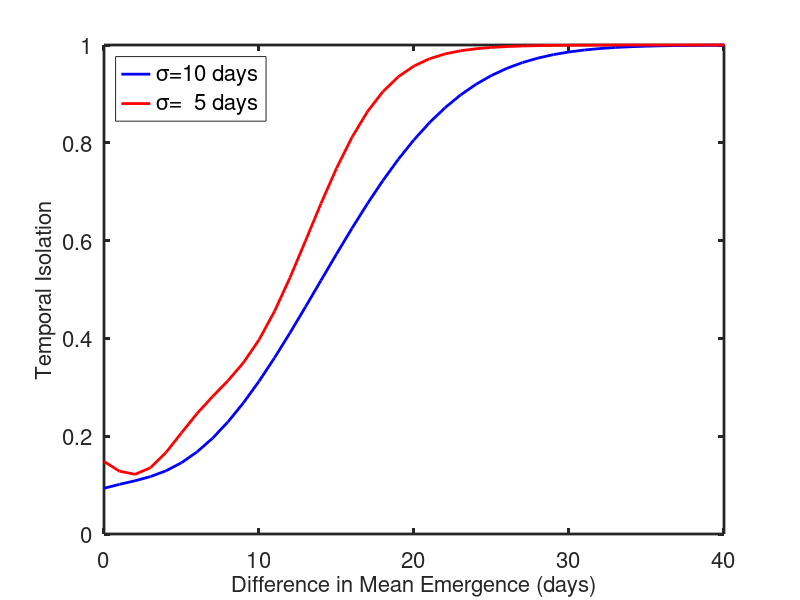
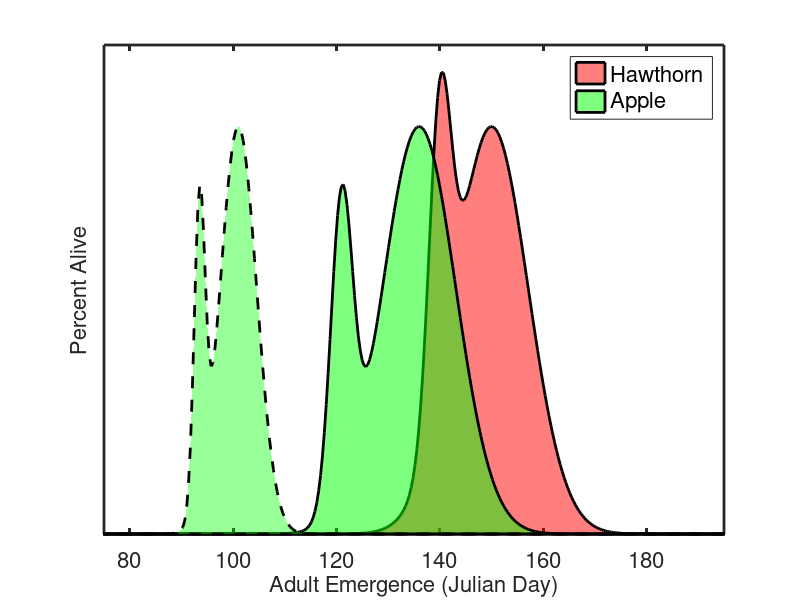

These charts were generated, in order, by the following MATLAB code:
%% MakeBarberExample.m
% This is a code to make a simple example analysis for the Barber proposal
% Create two bimodal distributions of emergence+lifespan
% Calculate TI based on difference in mean of dists. for two cases - 
% one where second dist is narrow (P3) and one where it's wide (P2)


%%
set(0,'defaultaxesfontsize',16) % Make figure font large

% Vector of days
d = linspace(0,365,1000);

ed1 = 150; % mean emergence for P1
std1a = 10; % std deviation for P1 peak a
std1b = 3; % std deviation for P1 peak b

% Calculate distribution for P1 with 2 gaussians
p1 = 1e7*(exp(-(ed1-d).^2/std1a^2)+.75*exp(-(ed1-std1a-d).^2/std1b^2));

% Choices of mean emergence data for P2,P3
ed2 = 150:-1:100;

% Loop over different mean emergences
for ii = 1:length(ed2);
    % Calculate distributions P2,P3
    p2 = 1e6*(exp(-(ed2(ii)-d).^2/std1a^2)+.75*exp(-(ed2(ii)-1.5*std1a-d).^2/std1b^2));
    p3 = 1e6*(exp(-(ed2(ii)-d).^2/(.5*std1a)^2)+.75*exp(-(ed2(ii)-1.5*(.5*std1a)-d).^2/(.5*std1b)^2));
    
    TI2(ii) = 1 - sum(p1.*p2)/sqrt(sum(p1.^2)*sum(p2.^2)); % Temporal isolation for P1 & P2
    TI3(ii) = 1 - sum(p1.*p3)/sqrt(sum(p1.^2)*sum(p3.^2)); % Temporal isolation for P1 & P3
end

%% Make figure showing how TI varies for difference in emergence

figure; % Open new figure
set(gcf,'position', [360   515   514   183]) % Set size of figure

plot(abs(ed2-ed1),TI2,'b','linewidth',2) % Plot difference in emergence vs TI for P1 & P2
hold on
plot(abs(ed2-ed1),TI3,'r','linewidth',2) % Plot difference in emergence vs TI for P1 & P2

% Make graph look nice
set(gca,'xlim',[0 40]) % Set limit of x-axis
box on
set(gca,'LineWidth',2)

% Axis labels and legend
xlabel('Difference in Mean Emergence (days)','fontsize',16)
ylabel('Temporal Isolation','fontsize',16)
legend({'\sigma=10 days','\sigma=  5 days'},'fontsize',16,'Location','northwest')
 

%% Make figure showing example emergence distributions

% Choose some aesthetically nice distributions from the above options
p1 = exp(-(ed1-d).^2/std1a^2)+.75*exp(-(ed1-std1a-d).^2/std1b^2);
p2a = exp(-(ed2(15)-d).^2/std1a^2)+.75*exp(-(ed2(15)-1.5*std1a-d).^2/std1b^2);
p2b = exp(-(ed2(50)-d).^2/(.5*std1a)^2)+.75*exp(-(ed2(50)-1.5*(.5*std1a)-d).^2/(.5*std1b)^2);

% New figure
H = figure;
set(H,'position', [360   515   514   183])

h1=area(d,p1,'LineWidth',2,'FaceColor','r','FaceAlpha',0.5); % Transparent area plot for P1
hold on;
h2 = area(d,p2a,'LineWidth',2,'FaceColor','g','FaceAlpha',0.5); % Transparent area plot for P2
area(d,p2b,'LineWidth',2,'LineStyle','--','FaceColor','g','FaceAlpha',0.4); % Transparent area plot for P3

% Make figure nice
box on
set(gca,'LineWidth',2)
set(gca,'xlim',[75 195],'ylim',[0 1.2])
set(gca,'YTick',[])
set(gca,'FontSize',16)

% Axis labels and legend
xlabel('Adult Emergence (Julian Day)','fontsize',16)
ylabel('Percent Alive','fontsize',16)
legend([h1,h2],{'Hawthorn','Apple'},'fontsize',16)

